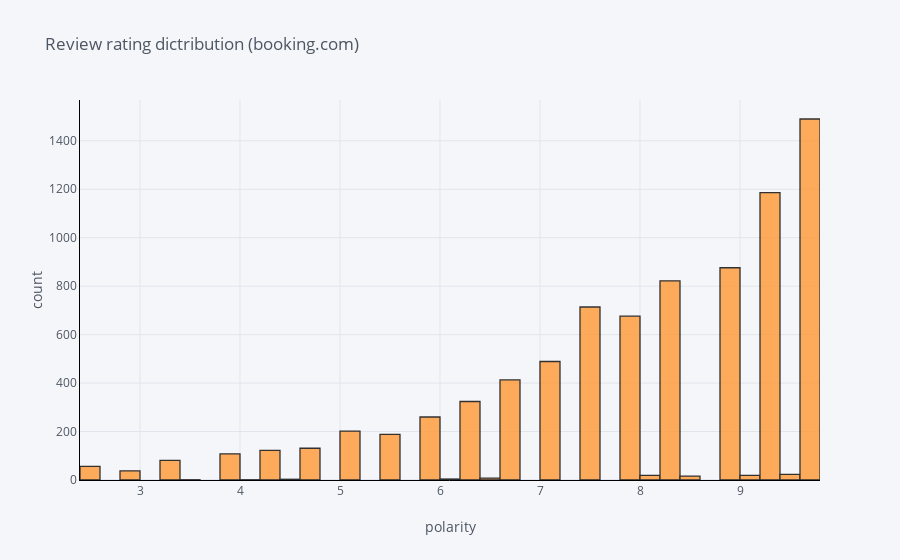

The cell this chart's notebook holds for it:
### Markdown cell above
## Review raiting distribution

### Code cell
df['ratingValue'].iplot(
    kind='hist',
    bins=50,
    xTitle='polarity',
    linecolor='black',
    yTitle='count',
    title='Review rating dictribution (booking.com)')

### Figure 1 — Plotly figure (JSON) as saved in the notebook; plotly's stock layout.template omitted (floating-point values rounded to 4 significant figures; data arrays with more than 128 entries replaced by an {"elided": "..."} marker saying what was removed)
{"data": [{"histfunc": "count", "histnorm": "", "marker": {"color": "rgba(255, 153, 51, 1.0)", "line": {"color": "#000000", "width": 1.3}}, "name": "ratingValue", "nbinsx": 50, "opacity": 0.8, "orientation": "v", "type": "histogram", "x": {"elided": "11448 float values"}}], "layout": {"barmode": "overlay", "legend": {"bgcolor": "#F5F6F9", "font": {"color": "#4D5663"}}, "paper_bgcolor": "#F5F6F9", "plot_bgcolor": "#F5F6F9", "title": {"font": {"color": "#4D5663"}, "text": "Review rating dictribution (booking.com)"}, "xaxis": {"gridcolor": "#E1E5ED", "linecolor": "black", "showgrid": true, "tickfont": {"color": "#4D5663"}, "title": {"font": {"color": "#4D5663"}, "text": "polarity"}, "zerolinecolor": "#E1E5ED"}, "yaxis": {"gridcolor": "#E1E5ED", "linecolor": "black", "showgrid": true, "tickfont": {"color": "#4D5663"}, "title": {"font": {"color": "#4D5663"}, "text": "count"}, "zerolinecolor": "#E1E5ED"}}}
